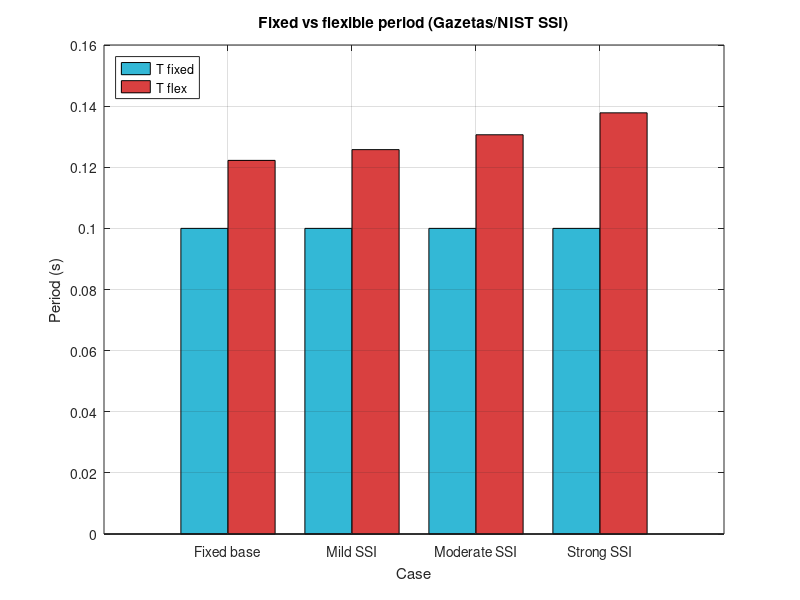
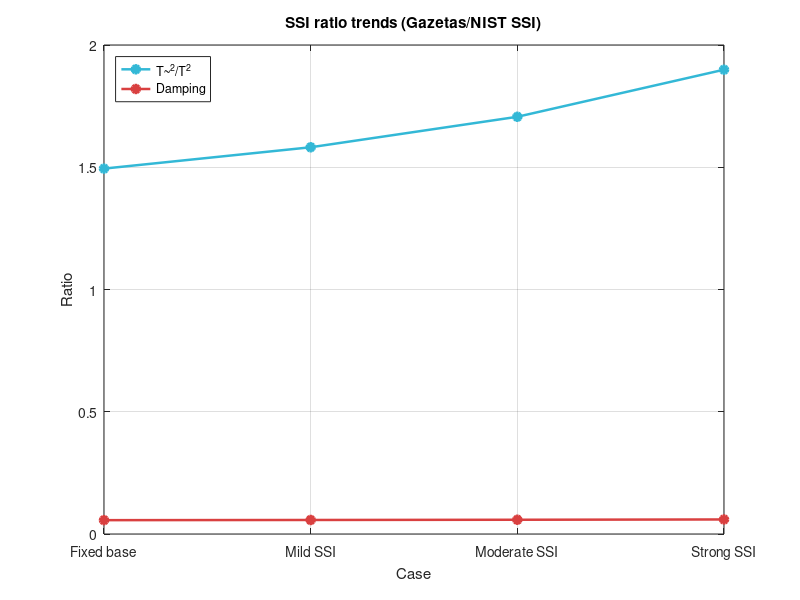
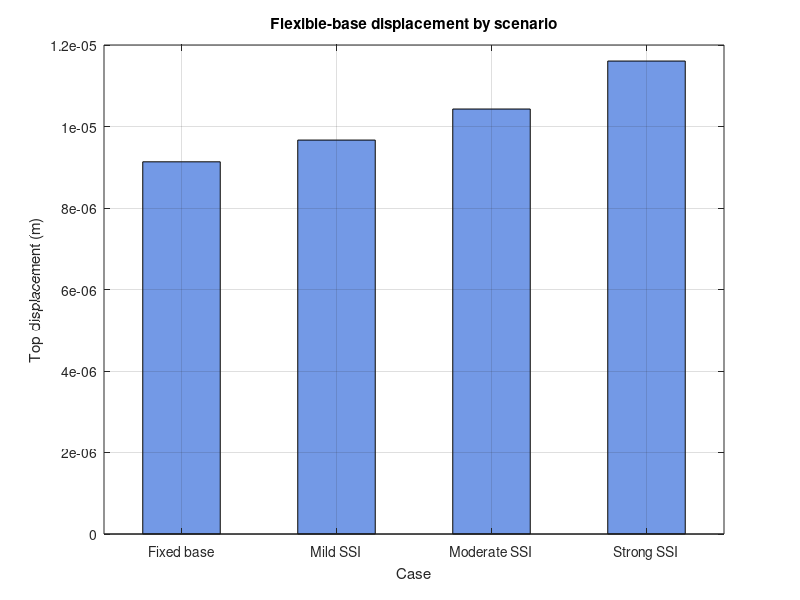
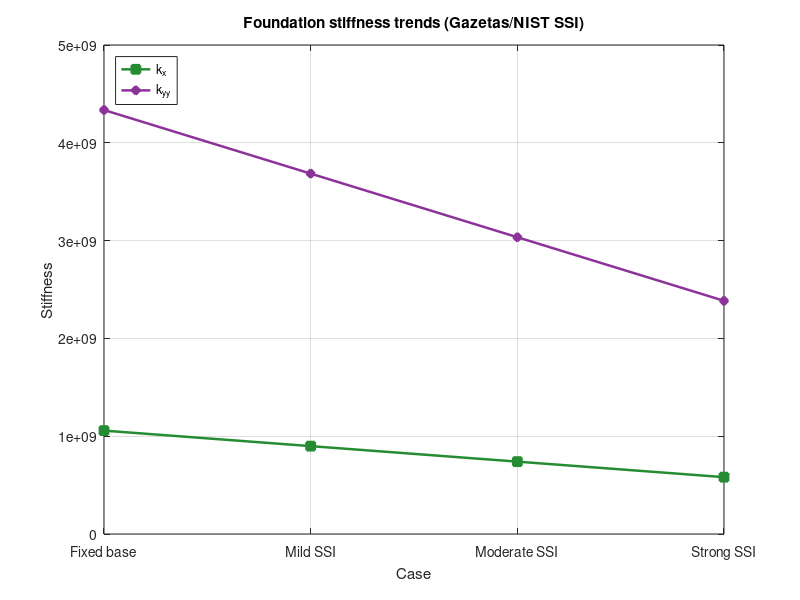

The MATLAB source for these figures, in order:
function MasterProgramScientific()

clear; clc; close all;

if ~exist('output', 'dir')
    mkdir('output');
end
if ~exist(fullfile('output','frames'), 'dir')
    mkdir(fullfile('output','frames'));
end

%% ==========================================================
% SSI MASTER PROGRAM - GAZETAS / NIST VERSION
% Function-file version for Octave compatibility
%% ==========================================================

%% 1. INPUT DATA
E = 30e9;              % Pa
D = 1.0;               % m
h = 3.0;               % m
T_target = 0.10;       % s
F = 1.0e3;             % N

% Soil properties
G = 80e6;              % Pa
nu = 0.35;
rho_s = 1800;          % kg/m^3
Vs = sqrt(G/rho_s);

% Foundation geometry
B = 2.0;               % m
L = 3.0;               % m
H = 6.0;               % m

% Damping parameters
beta_i  = 0.05;
beta_s  = 0.05;
beta_x  = 0.02;
beta_yy = 0.02;
n_s = 2;
n_x = 2;
n_yy = 2;

% Foundation selector:
% 1 = rectangular surface foundation
% 2 = square foundation
% 3 = strip foundation
foundation_type = 1;

foundation_labels = {'Rectangular', 'Square', 'Strip'};
cases = {'Fixed base', 'Mild SSI', 'Moderate SSI', 'Strong SSI'};
severity = [1.00, 0.85, 0.70, 0.55];

%% 2. COLUMN PROPERTIES
I = pi * D^4 / 64;
k_struct = 3 * E * I / h^3;
m = (T_target / (2*pi))^2 * k_struct;
T_fixed = 2*pi*sqrt(m/k_struct);
Delta_fixed = F / k_struct;
omega_fixed = 2*pi / T_fixed;

%% 3. AUXILIARY GEOMETRY
chi = A_ratio_rect(B, L);
a0 = omega_fixed * B / Vs;

Ibx = foundation_Ibx(B, L);
Iby = foundation_Iby(B, L);
Jb  = foundation_Jb(B, L);

%% 4. STATIC + DYNAMIC STIFFNESS
[Kx_stat, Ky_stat, Kz_stat, Krx_stat, Kry_stat, Kt_stat, ...
 kx_dyn, ky_dyn, kz_dyn, krx_dyn, kry_dyn, kt_dyn] = ...
    gazetas_foundation_stiffness(foundation_type, B, L, H, G, nu, chi, a0, Ibx, Iby, Jb);

Kx = Kx_stat * kx_dyn;
Ky = Ky_stat * ky_dyn;
Kz = Kz_stat * kz_dyn;
Krx = Krx_stat * krx_dyn;
Kry = Kry_stat * kry_dyn;
Kt = Kt_stat * kt_dyn;

kx_ref  = Kx;
kyy_ref = Kry;

%% 5. REFERENCE FLEXIBLE-BASE RESPONSE
T_ratio_ref = sqrt(1 + k_struct/kx_ref + (k_struct*h^2)/kyy_ref);
T_flex_ref = T_fixed * T_ratio_ref;

u_f_ref = F / kx_ref;
theta_ref = (F*h) / kyy_ref;
Delta_flex_ref = F/k_struct + u_f_ref + theta_ref*h;

Tx_ref  = 2*pi*sqrt(m/kx_ref);
Tyy_ref = 2*pi*sqrt((m*h^2)/kyy_ref);

beta_f_ref = (((T_flex_ref/T_fixed)^n_s - 1) / (T_flex_ref/T_fixed)^n_s) * beta_s + ...
             (1 / (T_flex_ref/Tx_ref)^n_x) * beta_x + ...
             (1 / (T_flex_ref/Tyy_ref)^n_yy) * beta_yy;

beta_0_ref = beta_f_ref + (1 / (T_flex_ref/T_fixed)^n_s) * beta_i;

%% 6. SCENARIO ANALYSIS
numCases = length(cases);

T_fixed_cases = T_fixed * ones(1, numCases);
T_flex_cases = zeros(1, numCases);
ratio_T_cases = zeros(1, numCases);
ratio_T2_cases = zeros(1, numCases);
delta_cases = zeros(1, numCases);
damping_cases = zeros(1, numCases);
kx_cases = zeros(1, numCases);
kyy_cases = zeros(1, numCases);

for i = 1:numCases
    kx_i = kx_ref * severity(i);
    kyy_i = kyy_ref * severity(i);

    kx_cases(i) = kx_i;
    kyy_cases(i) = kyy_i;

    ratio_T_cases(i) = sqrt(1 + k_struct/kx_i + (k_struct*h^2)/kyy_i);
    ratio_T2_cases(i) = ratio_T_cases(i)^2;
    T_flex_cases(i) = T_fixed * ratio_T_cases(i);

    uf_i = F / kx_i;
    theta_i = (F*h) / kyy_i;
    delta_cases(i) = F/k_struct + uf_i + theta_i*h;

    Tx_i = 2*pi*sqrt(m/kx_i);
    Tyy_i = 2*pi*sqrt((m*h^2)/kyy_i);

    beta_f_i = (((ratio_T_cases(i))^n_s - 1) / ((ratio_T_cases(i))^n_s)) * beta_s + ...
               (1 / (T_flex_cases(i)/Tx_i)^n_x) * beta_x + ...
               (1 / (T_flex_cases(i)/Tyy_i)^n_yy) * beta_yy;

    damping_cases(i) = beta_f_i + (1 / (ratio_T_cases(i)^n_s)) * beta_i;
end

%% 7. PRINT RESULTS
disp('============================================================');
disp('SSI MASTER PROGRAM - GAZETAS / NIST VERSION');
disp('============================================================');
fprintf('Foundation type = %s\n', foundation_labels{foundation_type});
fprintf('T_fixed = %.4f s\n', T_fixed);
fprintf('T_flex_ref = %.4f s\n', T_flex_ref);
fprintf('Delta_fixed = %.6e m\n', Delta_fixed);
fprintf('Delta_flex_ref = %.6e m\n', Delta_flex_ref);
fprintf('beta_0_ref = %.4f\n', beta_0_ref);

%% 8. CSV EXPORT
main_results = [E, D, h, I, k_struct, m, T_fixed, Delta_fixed, ...
                B, L, H, G, nu, rho_s, Vs, a0, ...
                Kx_stat, Ky_stat, Kz_stat, Krx_stat, Kry_stat, Kt_stat, ...
                kx_dyn, ky_dyn, kz_dyn, krx_dyn, kry_dyn, kt_dyn, ...
                Kx, Ky, Kz, Krx, Kry, Kt, ...
                T_flex_ref, T_ratio_ref, Delta_flex_ref, Tx_ref, Tyy_ref, beta_f_ref, beta_0_ref];

csvwrite(fullfile('output','ssi_gazetas_nist_main_results.csv'), main_results);

%% 9. PLOTS
x = 1:numCases;
bw = 0.38;

fig1 = figure('Color','w');
bar(x - bw/2, T_fixed_cases, bw, 'FaceColor', [0.20 0.72 0.84]);
hold on;
bar(x + bw/2, T_flex_cases, bw, 'FaceColor', [0.85 0.25 0.25]);
set(gca, 'XTick', x, 'XTickLabel', cases);
ylabel('Period (s)');
xlabel('Case');
title('Fixed vs flexible period (Gazetas/NIST SSI)');
legend({'T fixed', 'T flex'}, 'Location', 'northwest');
grid on; box on;
print(fig1, fullfile('output','ssi_gazetas_nist_period_compare.png'), '-dpng', '-r200');

fig2 = figure('Color','w');
plot(x, ratio_T2_cases, '-o', 'LineWidth', 1.8, 'Color', [0.20 0.72 0.84], ...
    'MarkerFaceColor', [0.20 0.72 0.84]);
hold on;
plot(x, damping_cases, '-o', 'LineWidth', 1.8, 'Color', [0.85 0.25 0.25], ...
    'MarkerFaceColor', [0.85 0.25 0.25]);
set(gca, 'XTick', x, 'XTickLabel', cases);
ylabel('Ratio');
xlabel('Case');
title('SSI ratio trends (Gazetas/NIST SSI)');
legend({'T~^2/T^2', 'Damping'}, 'Location', 'northwest');
grid on; box on;
print(fig2, fullfile('output','ssi_gazetas_nist_ratio_trends.png'), '-dpng', '-r200');

fig3 = figure('Color','w');
bar(x, delta_cases, 0.5, 'FaceColor', [0.45 0.60 0.90]);
set(gca, 'XTick', x, 'XTickLabel', cases);
ylabel('Top displacement (m)');
xlabel('Case');
title('Flexible-base displacement by scenario');
grid on; box on;
print(fig3, fullfile('output','ssi_gazetas_nist_displacement_trends.png'), '-dpng', '-r200');

fig4 = figure('Color','w');
plot(x, kx_cases, '-s', 'LineWidth', 1.8, 'Color', [0.15 0.55 0.20], ...
    'MarkerFaceColor', [0.15 0.55 0.20]);
hold on;
plot(x, kyy_cases, '-d', 'LineWidth', 1.8, 'Color', [0.55 0.20 0.60], ...
    'MarkerFaceColor', [0.55 0.20 0.60]);
set(gca, 'XTick', x, 'XTickLabel', cases);
ylabel('Stiffness');
xlabel('Case');
title('Foundation stiffness trends (Gazetas/NIST SSI)');
legend({'k_x', 'k_{yy}'}, 'Location', 'northwest');
grid on; box on;
print(fig4, fullfile('output','ssi_gazetas_nist_stiffness_trends.png'), '-dpng', '-r200');

disp('Done. Files saved in output/.');

end

%% ==========================================================
%% SUBFUNCTIONS
%% ==========================================================

function chi = A_ratio_rect(B, L)
Ab = 4 * B * L;
chi = Ab / (4 * L^2);
end

function Ibx = foundation_Ibx(B, L)
width = 2*B;
length_ = 2*L;
Ibx = width * length_^3 / 12;
end

function Iby = foundation_Iby(B, L)
width = 2*B;
length_ = 2*L;
Iby = length_ * width^3 / 12;
end

function Jb = foundation_Jb(B, L)
width = 2*B;
length_ = 2*L;
Jb = (width * length_) * (width^2 + length_^2) / 12;
end

function [Kx_stat, Ky_stat, Kz_stat, Krx_stat, Kry_stat, Kt_stat, ...
          kx_dyn, ky_dyn, kz_dyn, krx_dyn, kry_dyn, kt_dyn] = ...
          gazetas_foundation_stiffness(ftype, B, L, H, G, nu, chi, a0, Ibx, Iby, Jb)

switch ftype

    case 1
        Kz_stat = (2*G*L/(1-nu)) * (0.73 + 1.54 * chi^0.75);
        Ky_stat = (2*G*L/(2-nu)) * (2 + 2.5 * chi^0.85);
        Kx_stat = Ky_stat - (0.2/(0.75 - nu)) * G * L * (1 - B/L);
        Krx_stat = (G/(1-nu)) * Ibx^0.75 * (L/B)^0.25 * (2.4 + 0.5 * B/L);
        Kry_stat = (3*G/(1-nu)) * Iby^0.75 * (L/B)^0.15;
        Kt_stat = G * Jb^0.75 * (4 + 11 * (1 - B/L)^10);

        kz_dyn = 1.0;
        ky_dyn = 1.0;
        kx_dyn = 1.0;
        krx_dyn = max(0.05, 1 - 0.20 * a0);

        if nu < 0.45
            kry_dyn = max(0.05, 1 - 0.30 * a0);
        else
            kry_dyn = max(0.05, 1 - 0.25 * a0 * (L/B)^0.30);
        end

        kt_dyn = max(0.05, 1 - 0.14 * a0);

    case 2
        Kz_stat = 4.54 * G * B / (1 - nu);
        Ky_stat = 9 * G * B / (2 - nu);
        Kx_stat = Ky_stat;
        Krx_stat = 3.6 * G * B^3 / (1 - nu);
        Kry_stat = Krx_stat;
        Kt_stat = 8.3 * G * B^3;

        kz_dyn = 1.0;
        ky_dyn = 1.0;
        kx_dyn = 1.0;
        krx_dyn = max(0.05, 1 - 0.20 * a0);

        if nu < 0.45
            kry_dyn = max(0.05, 1 - 0.30 * a0);
        else
            kry_dyn = max(0.05, 1 - 0.25 * a0 * (L/B)^0.30);
        end

        kt_dyn = max(0.05, 1 - 0.14 * a0);

    case 3
        Kz_stat = 2*L * (0.73*G/(1-nu)) * (1 + 3.5 * B/H);
        Ky_stat = 2*L * (2*G/(2-nu)) * (1 + 2 * B/H);
        Kx_stat = Ky_stat;
        Krx_stat = 2*L * (pi * G * B^2 / (2*(1-nu))) * (1 + 0.2 * B/H);
        Kry_stat = Krx_stat;
        Kt_stat = Krx_stat;

        kz_dyn = 1.0;
        ky_dyn = 1.0;
        kx_dyn = 1.0;
        krx_dyn = max(0.05, 1 - 0.20 * a0);
        kry_dyn = max(0.05, 1 - 0.20 * a0);
        kt_dyn = max(0.05, 1 - 0.14 * a0);

    otherwise
        error('Invalid foundation type. Use 1, 2, or 3.');
end

end
